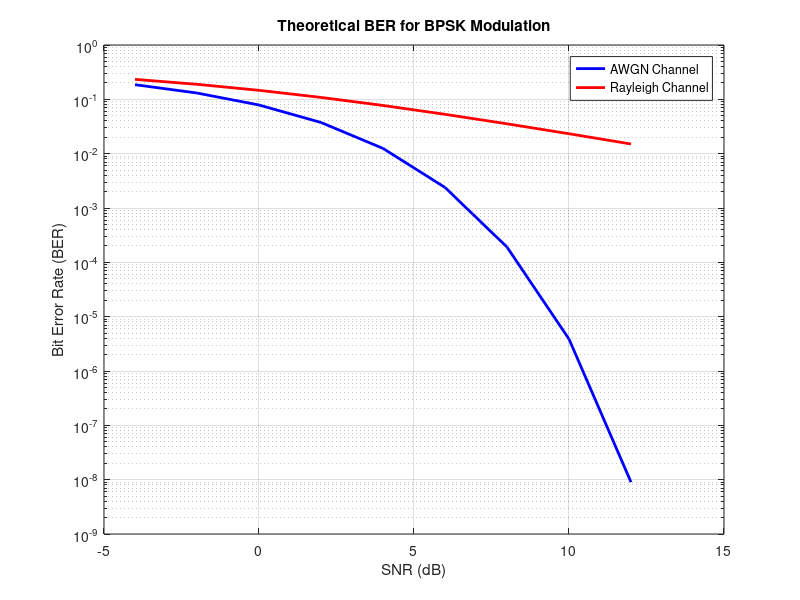

This figure's MATLAB source:
% Lab 9 - Implementation of Analytical BER over AWGN and Rayleigh Channel
% BER - Bit Error Rate
% AWGN - Additive White Gaussian Noise

close all;
clc;
clear all;

% Signal to Noise Ratio (SNR) range in dB
SNRdB = -4:2:12;
SNR = 10.^(SNRdB/10);

% BPSK modulation
M = 2;
constellation = [1 -1];

% Theoretical BER for BPSK modulation over AWGN channel
BER_AWGN = 0.5 * erfc(sqrt(SNR));

% Theoretical BER for BPSK modulation over Rayleigh fading channel
BER_Rayleigh = 0.5 * (1 - sqrt(SNR./(SNR+1)));

% Plotting the results
figure;
semilogy(SNRdB, BER_AWGN, 'b-', 'LineWidth', 2);
hold on;
semilogy(SNRdB, BER_Rayleigh, 'r-', 'LineWidth', 2);
grid on;
xlabel('SNR (dB)');
ylabel('Bit Error Rate (BER)');
title('Theoretical BER for BPSK Modulation');
legend('AWGN Channel', 'Rayleigh Channel');